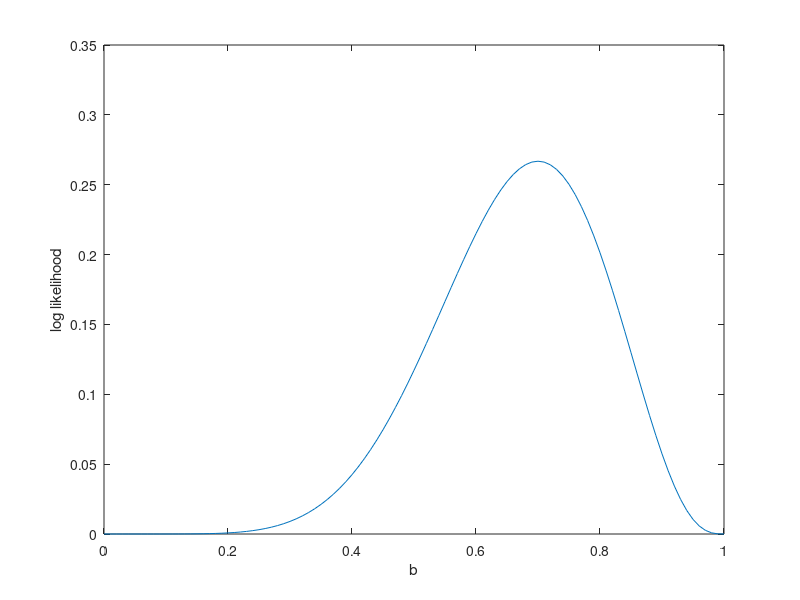

This figure's MATLAB source:
% 最尤推定

% 試行においてと, n 回中 x 回表が出るとき
n=10;
x=7;

b=0:0.01:1;

% L(b;x) = nCx * b^x (1-b)^(n-x)
logL=nchoosek(n,x)*b.^x.*(1-b).^(n-x);
plot(b, logL);
xlabel('b');
ylabel('log likelihood')

% 最大値を求める
[M, I] = max(logL);

% 最大となる x の値
argM = b(I);
